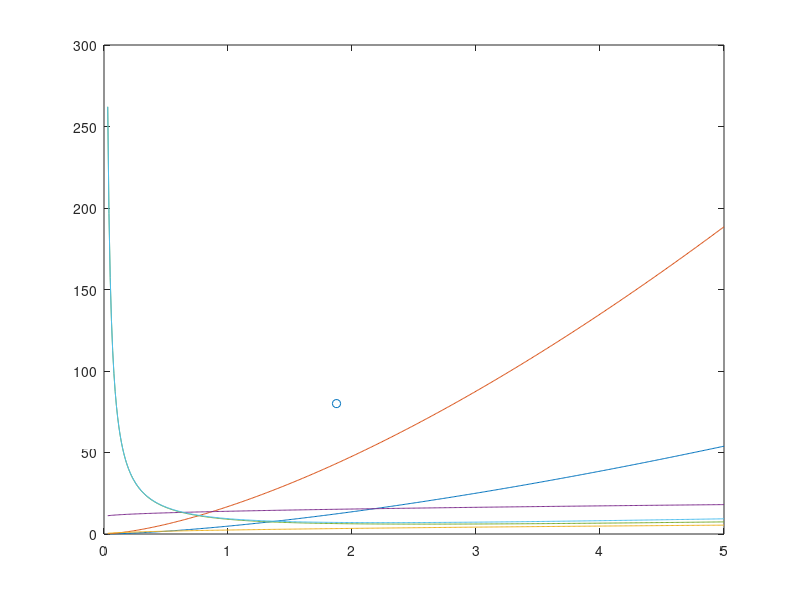

MATLAB code to generate this figure: (Note: this script raises an error after producing the figure.)
 clc, clear, close all

g = 32.2;
foil = 4412;
%Can either specify AR, or do span/chord
b = 8;
c = 1;
S = b*c;
AR = b^2/S;%6;
e = 0.90;
rho = 0.002377;
sigma = 1; %rho/rho_sl
mu = 3.737E-7/32.2;
nu = mu/rho;
s_to = 60;
s_l = 100;
V = 40*1.688;
E_motor = 600*2;
W_bat = 2*2; %Weight for 2 batteries
bat_E = 16*11.1; %Battery energy in W*h
Ebat = bat_E*3600; %Battery energy in Joules
K_bat = Ebat/W_bat; %Battery K Value
Ws  = 0.03:0.01:5;
RC = 5;
q = 0.5*rho*V^2;
n = 1.15;
Wreal = 15; %With Fudge Factor
AR_real = b^2/S;
WS_real = Wreal/S;
W_land = Wreal-2.5;
if foil == 2412
    CLmax = 1.272;
    CD0 = 0.0075;
    CL_a = 4.037; %CL_alpha in /rad
    CL0 = 0.173;
    alpha0 = -2.25; %AOA at 0 lift in deg
elseif foil == 4412
    CLmax = 1.398;
    CD0 = 0.0101;
    CL_a = 4.4803; %CL_alpha in /rad
    CL0 = 0.35;
    alpha0 = -4.34; %AOA at 0 lift in deg
else 
    CLmax = 1.2;
    CD0 = 0.08;
end
%%  Constraint Analysis
Vs_real = sqrt((2*Wreal)/(rho*S*CLmax));
WTO_S_stall = CLmax*.5*rho*1.2*Vs_real^2;
Vs_land = sqrt((2*W_land)/(rho*S*CLmax));
etap = 0.75;%prop eff
etam = 0.85; %motor eff
alpha = 1;
CLmaxLD = sqrt(CD0*e*pi*AR);
K_clcd = 1/(pi*e*AR);
LDmax = 1/(2*sqrt(K_clcd*CD0));

%Takeoff

Vstall = ((2*Ws)./(sigma*rho*CLmax)).^0.5;
Vto = 1.2*Vstall;
PW_to = ((0.7*Vto).^3*746)./(2*550*alpha*etap*etam*g*s_to);
PW_land = (Vto.^3.*746)./(550*alpha*etap*etam*g*s_l);
Cl = sqrt((3*CD0)/K_clcd);
Vy = ((2*Ws)./(rho*Cl)).^0.5;
PW_ceiling = (Vy*746)./(0.866*550*alpha*etap*etam*g*(sigma^0.5));
Vminpower = ((2*Ws)./(rho*Cl)).^0.5;
PW_rc = (746./(550.*alpha.*etap.*etam)).*(RC+(Vminpower./(0.866.*LDmax.*sigma^0.5)));
TW = (1/alpha)*(((q*CD0)./Ws)+((K_clcd.*Ws)./(q)));
PW_maxV = (V.*TW*746)./(550*etap*etam);
TW_turn = (1/alpha)*(((q*CD0)./Ws)+(n^2*(K_clcd.*Ws)./q));
PW_turn = (V.*TW_turn*746)./(550*etap*etam);
stall_speed = sprintf('Clean Stall %2.2f ft/s',Vs_real);
figure
plot(Ws,PW_to)
hold on
plot(Ws,PW_land)
plot(Ws,PW_ceiling)
plot(Ws,PW_rc)
plot(Ws,PW_maxV)
plot(Ws,PW_turn)
scatter(WS_real,80,"or")
xline(WTO_S_stall,'-',{stall_speed},'LineWidth',1.2)
legend('Takeoff','Landing','Ceiling','Rate of Climb','Max V','Turn', 'Design Point')
hold off
grid on
title('Constraint Analysis')
ylim([0 300])
%xlim([0 1.5])
ylabel('P/W (W/lbs)')
xlabel('W/S (lbs/ft^2)')
%%
%Aircraft Caluclations
LDmax = ((pi*e*AR)/(4*CD0))^0.5;
LD32 = 0.25*((3*pi*e*AR)/CD0^(1/3))^(3/4);

Motor_V = 14;
Motor_I = 24;
Motor_W = Motor_V*Motor_I;
Flight_time_full = (bat_E/(Motor_W*2))*60*etam;
Range_full = 50*(Flight_time_full/60);
motor_V_80 = 10.9;
motor_I_80 = 21.5;
Motor_W_80 = motor_I_80*motor_V_80;
flight_time_80 = (bat_E/(Motor_W_80*2))*60*etam
Range_80 = 45*(flight_time_80/60)
%%
%Thrust per speed
density_wings = 35;
density_fiber = 1.5;
density_epoxy = 1100;
density_cf = 1750.0;
density_wood = 600;
rho_wing_tot = density_wings+density_fiber;
Vwing = 0.01835351;
Vtail = 0.00480141;
V_epoxy_fuse = 0.000709765;%24 fl oz
V_epoxy_tail = 0.000177441; %6 fl oz
V_epoxy_wing = 0.000354882; %12 fl oz
Vfuselage = 0.00131097;
V_spar = 0.00034822511;
V_ribs = 0.000737418;
Mass_wing = Vwing*rho_wing_tot;
Mass_tail = Vtail*rho_wing_tot;
Mass_fuse = Vfuselage*density_fiber;
Mass_wing_epoxy = V_epoxy_wing*density_epoxy;
Mass_fuse_epoxy = V_epoxy_fuse*density_epoxy;
mass_spar = V_spar*density_cf;
mass_wood = V_ribs*density_wood;
weight_wing = (Mass_wing+Mass_wing_epoxy)*2.2;
Mass_tail_epoxy = V_epoxy_tail*density_epoxy;
weight_tail = (Mass_tail+Mass_tail_epoxy)*2.2;
weight_fuse = (Mass_fuse+Mass_fuse_epoxy)*2.2;
weight_spar = mass_spar*2.2;
weight_wood = mass_wood*2.2;
weight_machine = 1;
weight = weight_spar+weight_fuse+weight_tail+weight_wing+weight_wood;

%%
T = 6.225;
W = 13;
Sto = (1.44*W^2)/(g*rho*CLmax*S*T);
